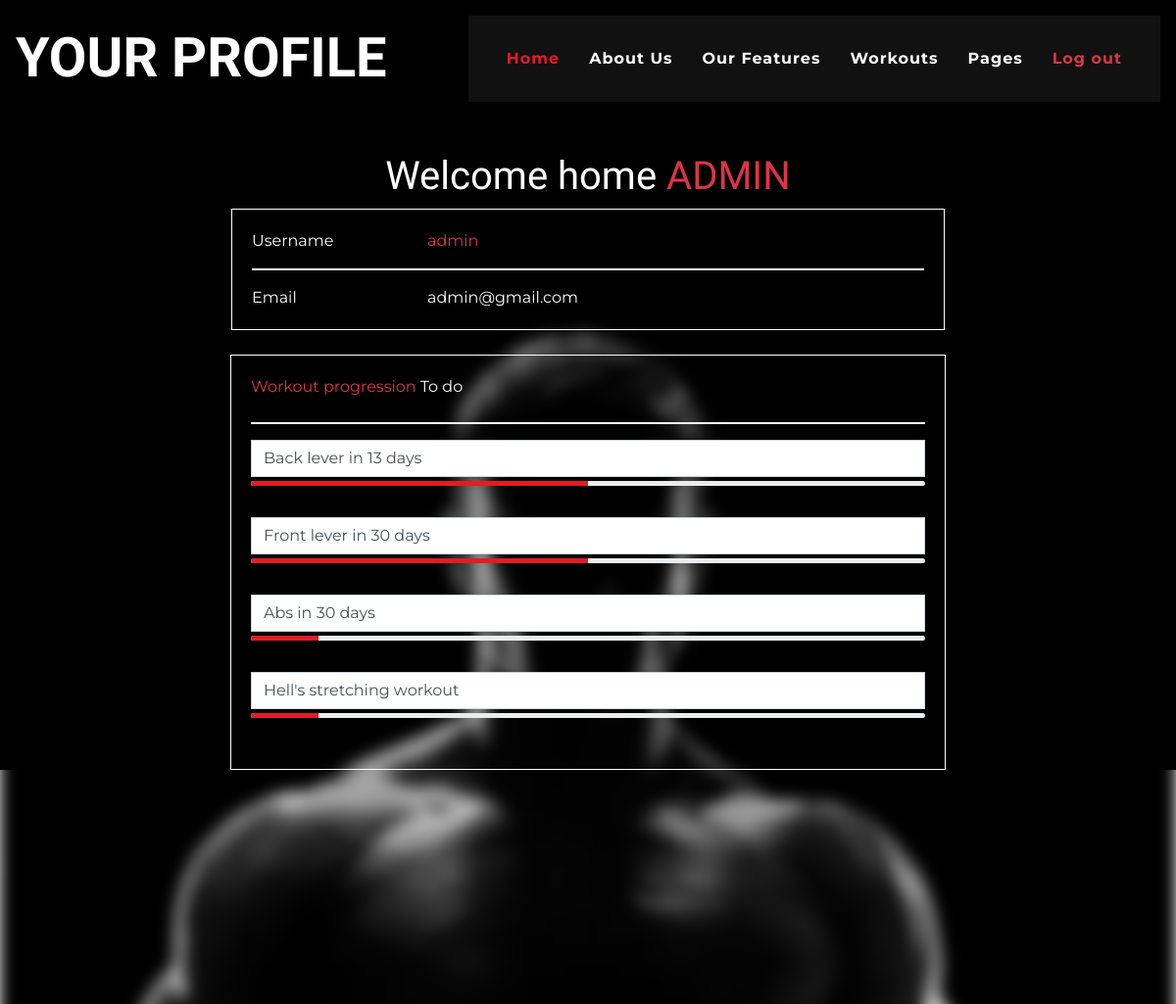
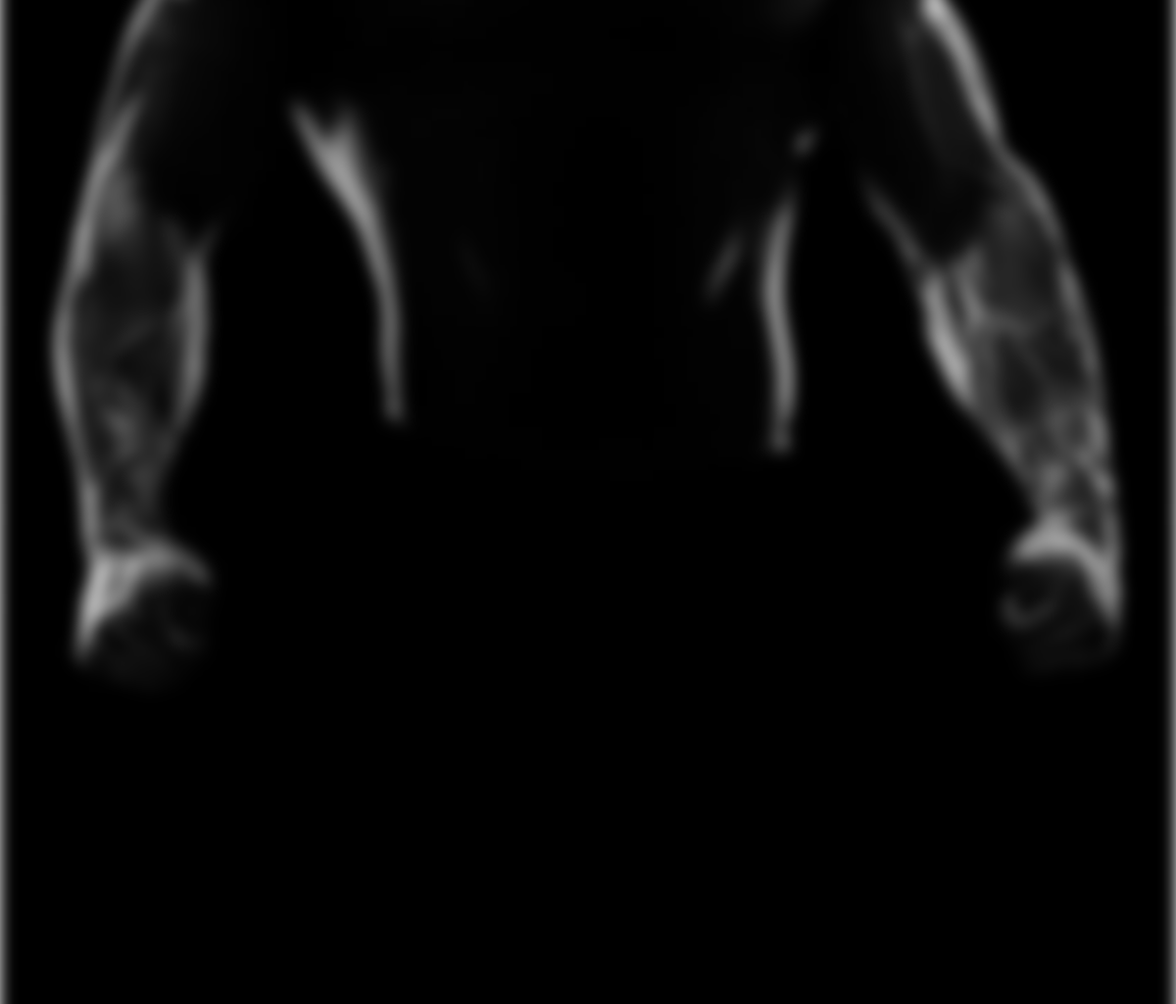
The page /profile (signed in) on the database its author committed (2 pictures, top to bottom).
### authentication/models.py (models this page shows)
class workout_plan(models.Model):
   username=models.CharField(max_length=128)
   workout_name=models.CharField(max_length=25)
   progress=models.IntegerField(default=0, validators=[
            MinValueValidator(0),
            MaxValueValidator(5),
   ])

### authentication/views.py (the view)
# urls.py: path('profile', views.profile, name="profile"),
def profile(request):
    user=request.user
    username=user.username
    email=user.email
    username = mark_safe(username)
    email = mark_safe(email)
    w_list=workout_plan.objects.filter(username=request.user.username)
    return render(request, "profile.html", {'username':username,'email':email, 'w_list': w_list})

### templates/profile.html (shortened to what this page needs)
{% load static %}
<!DOCTYPE html>
<html lang="en">
    <head>
        <link href="../static/assets/lib/flaticon/font/flaticon.css" rel="stylesheet">
        <link href="../static/assets/css/style.min.css" rel="stylesheet">
        <link href="../static/assets/css/profile.css" rel="stylesheet">
    </head>
    <body class="">
        <img src="../static/assets/img/giga.jpg" style="width: 100%; position:absolute; filter: brightness(50%); left: 50%; right: 50%; transform: translate(-50%,-50%); top: 50%; filter: blur(0.5rem);">
        <div class="container-fluid p-0 nav-bar">
            <nav class="navbar navbar-expand-lg bg-none navbar-dark py-3">
                <a href="/" class="navbar-brand">
                    <h1 class="m-0 display-4 font-weight-bold text-uppercase text-white">Your profile</h1>
                </a>
                <div class="collapse navbar-collapse justify-content-between" id="navbarCollapse">
                    <div class="navbar-nav ml-auto p-4 bg-secondary">
                        <a href="/" class="nav-item nav-link active">Home</a>
                        <a href="#" class="nav-item nav-link">About Us</a>
                        <a href="#" class="nav-item nav-link">Our Features</a>
                        <a href="/workouts" class="nav-item nav-link">Workouts</a>
                        {%if request.user.is_authenticated%}
                          <div class="nav-item dropdown">
                            <a href="#" class="nav-link dropdown" data-toggle="dropdown">Pages</a>
                          </div>
                        {%endif%}
                        <a href="/logout" class="nav-item nav-link text-danger">Log out</a>
                    </div>
                </div>
            </nav>
        </div>
        <section class="profile" style="background-color: black;">
            <div class="container position-relative"><h1 class="text-white text-center">Welcome home <span class="text-uppercase text-danger">{{username|safe}}</span></h1></div>
            <div class="container " media>
              <div class="row justify-content-center">
                <div class="col-lg-8 ">
                  <div class="card mb-4 bg-transparent text-white">
                    <div class="card-body border border-white">
                      <div class="row ">
                        <div class="col-sm-3">
                          <p class="mb-0">Username</p>
                        </div>
                        <div class="col-sm-9">
                          <p class=" mb-0 text-danger">{{username|safe}}</p>
                        </div>
                      </div>
                      <hr class="border border-white">
                      <div class="row">
                        <div class="col-sm-3">
                          <p class="mb-0">Email</p>
                        </div>
                        <div class="col-sm-9">
                          <p class=" mb-0">{{email|safe}}</p>
                        </div>
                      </div>
                    </div>
                  </div>
                <div class="row">
                    <div class="col-md-12 ">
                      <div class="card mb-4 mb-md-0 bg-transparent text-white border border-white">
                        <div class="card-body">
                          <p class="mb-4"><span class="text-danger me-1">Workout progression</span> <span class="text-white">To do</span>
                          </p>
                          <hr class="border border-white">
                          {% for workout_plan in w_list %}
                          <form method="post">
                            <div class="pb-3 form-group">
                                <p class="mb-1 text-w" style="font-size: .77rem;">
                                    <a href="{% url 'workoutprogression' workout_plan.workout_name %}" class="form-control">{{ workout_plan.workout_name }}</a>
                                </p>
                                <div class="progress rounded" style="height: 5px;">
                                    <div class="progress-bar" role="progressbar" style="width: calc({{ workout_plan.progress }}*10%)" aria-valuenow="{{ workout_plan.progress }}" aria-valuemin="0" aria-valuemax="100"></div>
                                </div>
                            </div>
                          </form>
                          {% endfor %}
                        </div>
                      </div>
                    </div>
                </div>
                </div>
              </div>
            </div>
          </section>
    </body>
</html>

### static/assets/css/profile.css (style rules this page uses)
.profile { padding-top: 13%; }

### rows shown on the page
workout_plan: workout_name "Back lever in 13 days", progress 5 (drawn)
workout_plan: workout_name "Front lever in 30 days", progress 5 (drawn)
workout_plan: workout_name "Abs in 30 days", progress 1 (drawn)
workout_plan: workout_name "Hell's stretching workout", progress 1 (drawn)

### other values the page prints
{{ username|safe }} "ADMIN"
{{ username|safe }} "admin"
{{ email|safe }} "admin@gmail.com"
